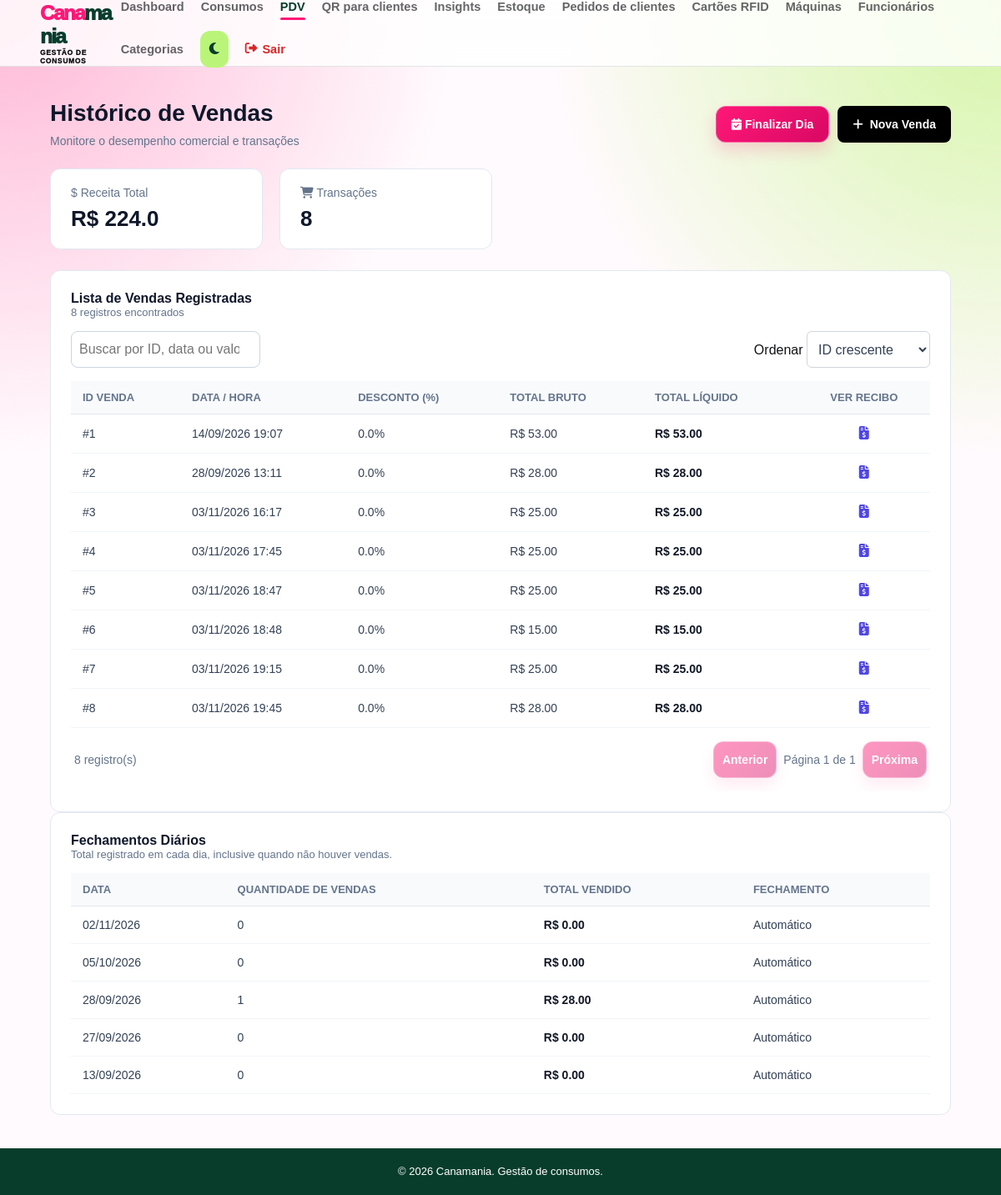
Before: /pdv/historico (signed in) with the older database file.
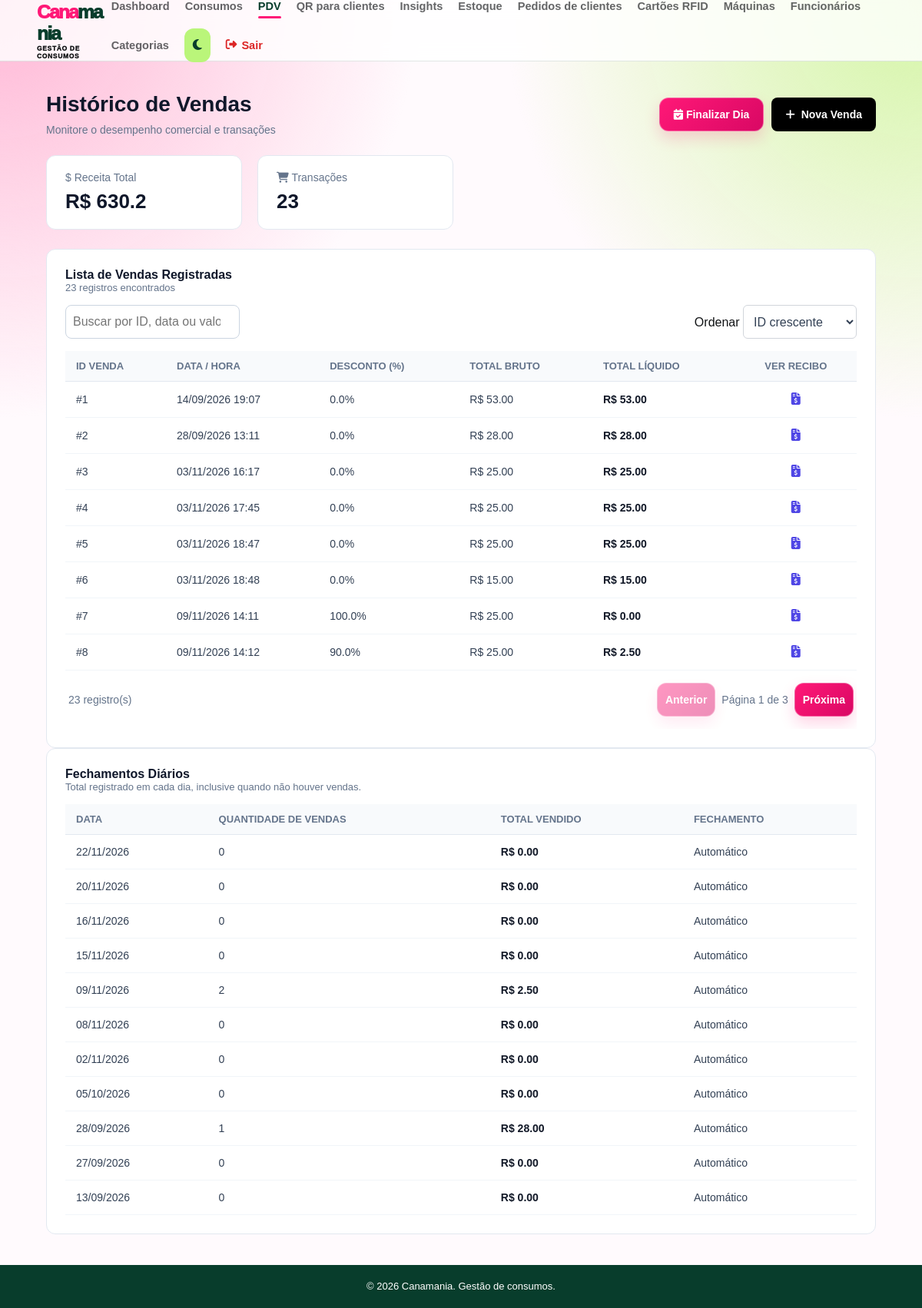
After: the same page with the newer database file.
### app/models/venda.py (models this page shows, shortened)
class Venda(Base):
    __tablename__ = "vendas"
    id         = Column(Integer, primary_key=True, index=True)
    cliente_id = Column(
        Integer,
        ForeignKey("clientes.id", ondelete="SET NULL"),
        nullable=True
    )
    usuario_id = Column(
        Integer,
        ForeignKey("usuarios.id", ondelete="SET NULL"),
        nullable=True
    )
    desconto_percentual = Column(Float, nullable=False, default=0.0)
    total_bruto  = Column(Float, nullable=False, default=0.0)
    total_liquido = Column(Float, nullable=False, default=0.0)
    observacao = Column(String(255), nullable=True)
    forma_pagamento = Column(String(30), nullable=True)
    valor_pagamento_1 = Column(Float, nullable=True)
    forma_pagamento_2 = Column(String(30), nullable=True)
    valor_pagamento_2 = Column(Float, nullable=True)
    criado_em = Column(DateTime, server_default=func.now())
    cliente = relationship("Cliente", back_populates="vendas")
    usuario = relationship("Usuario", backref="vendas")
    itens   = relationship(
        "ItemVenda",
        back_populates="venda",
        cascade="all, delete-orphan"  # deleta itens se a venda for deletada
    )

class FechamentoDiario(Base):
    __tablename__ = "fechamentos_diarios"
    id = Column(Integer, primary_key=True, index=True)
    data = Column(Date, nullable=False, unique=True, index=True)
    total_vendido = Column(Float, nullable=False, default=0.0)
    quantidade_vendas = Column(Integer, nullable=False, default=0)
    fechado_em = Column(DateTime, nullable=False, server_default=func.now())
    fechado_automaticamente = Column(Boolean, nullable=False, default=False)

### app/controllers/pdv_controller.py (the view)
@router.get("/historico")
def historico_vendas(
    request: Request,
    db: Session = Depends(get_db),
    usuario = Depends(get_usuario_logado)
):
    vendas = (
        db.query(Venda)
        .order_by(Venda.criado_em.desc())
        .limit(100)
        .all()
    )
    produtos = (
        db.query(Produto)
        .filter(Produto.ativo == True)
        .order_by(Produto.nome)
        .all()
    )
    fechamentos = (
        db.query(FechamentoDiario)
        .order_by(FechamentoDiario.data.desc())
        .limit(100)
        .all()
    )
    tamanhos = ordenar_tamanhos(db.query(Tamanho).filter(Tamanho.ativo == True).all())
    return templates.TemplateResponse(
        request,
        "pdv/historico.html",
        {
            "request": request,
            "usuario": usuario,
            "vendas": vendas,
            "produtos": produtos,
            "fechamentos": fechamentos,
            "tamanhos": tamanhos,
        }
    )

### app/templates/pdv/historico.html (shortened to what the changed rows need)
<!DOCTYPE html>
<html lang="pt-br">
<head>
    <link rel="stylesheet" href="{{ url_for('static', path='css/vendas.css') }}">
    <link rel="stylesheet" href="/static/css/listagem.css">
    <link rel="stylesheet" href="https://cdnjs.cloudflare.com/ajax/libs/font-awesome/6.5.2/css/all.min.css">
</head>
<body>
    {% include "partials/navbar.html" %}
    <div class="vendas-container-main">
        <div class="header-vendas">
            <div>
                <h1>Histórico de Vendas</h1>
            </div>
        </div>
        <div class="indicadores-grid">
            <div class="card-indicador">
                <div class="card-header-ind">
                    <span>$ Receita Total</span>
                </div>
                <h2>R$ {{ vendas | map(attribute='total_liquido') | sum | round(2) }}</h2>
            </div>
            <div class="card-indicador">
                <div class="card-header-ind">
                    <span><i class="fa-solid fa-cart-shopping"></i> Transações</span>
                </div>
                <h2>{{ vendas | length }}</h2>
            </div>
        </div>
        <div class="card-historico">
            <h3>Lista de Vendas Registradas</h3>
            <p class="sub-contador">{{ vendas | length }} registros encontrados</p>
            <div class="listagem-acoes"><input id="busca-vendas" class="listagem-ordem" type="search" placeholder="Buscar por ID, data ou valor"><label></label></div>
            <div class="tabela-container">
                <table class="tabela-vendas" data-listagem data-busca="#busca-vendas" data-ordem="#ordem-vendas" data-por-pagina="8">
                    <thead>
                        <tr>
                            <th>ID VENDA</th>
                            <th>DATA / HORA</th>
                            <th>DESCONTO (%)</th>
                            <th>TOTAL BRUTO</th>
                            <th>TOTAL LÍQUIDO</th>
                            <th style="text-align: center;">VER RECIBO</th>
                        </tr>
                    </thead>
                    <tbody id="corpo-historico-vendas">
                        {% for venda in vendas %}
                        <tr class="linha-venda-tabela" data-id="{{ venda.id }}">
                            <td>#{{ venda.id }}</td>
                            <td>{{ venda.criado_em.strftime('%d/%m/%Y %H:%M') }}</td>
                            <td>{{ venda.desconto_percentual }}%</td>
                            <td>R$ {{ "%.2f"|format(venda.total_bruto) }}</td>
                            <td style="font-weight: bold; color: #111827;">R$ {{ "%.2f"|format(venda.total_liquido) }}</td>
                            <td style="text-align: center;">
                                <a href="/pdv/venda/{{ venda.id }}" style="color: #4f46e5; font-size: 16px;">
                                    <i class="fa-solid fa-file-invoice-dollar"></i>
                                </a>
                            </td>
                        </tr>
                        {% endfor %}
                    </tbody>
                </table>
            </div>
        </div>
        <div class="card-historico">
            <div class="tabela-container">
                <table class="tabela-vendas">
                    <thead>
                        <tr>
                            <th>DATA</th>
                            <th>QUANTIDADE DE VENDAS</th>
                            <th>TOTAL VENDIDO</th>
                            <th>FECHAMENTO</th>
                        </tr>
                    </thead>
                    <tbody>
                        {% for fechamento in fechamentos %}
                        <tr>
                            <td>{{ fechamento.data.strftime('%d/%m/%Y') }}</td>
                            <td>{{ fechamento.quantidade_vendas }}</td>
                            <td style="font-weight: bold; color: #111827;">R$ {{ "%.2f"|format(fechamento.total_vendido) }}</td>
                            <td>{{ 'Automático' if fechamento.fechado_automaticamente else 'Manual' }}</td>
                        </tr>
                        {% else %}
                        <tr>
                            <td colspan="4" style="text-align: center; color: #94a3b8; padding: 30px;">Nenhum dia foi finalizado ainda.</td>
                        </tr>
                        {% endfor %}
                    </tbody>
                </table>
            </div>
        </div>
    </div>
</body>
</html>

Changed rows visible on the page:
changed Venda id 8: criado_em "03/11/2026 19:45" → "09/11/2026 14:12"; desconto_percentual "0.0" → "90.0"; total_bruto "28.00" → "25.00"; total_liquido "28.00" → "2.50"
changed Venda id 7: criado_em "03/11/2026 19:15" → "09/11/2026 14:11"; desconto_percentual "0.0" → "100.0"; total_liquido "25.00" → "0.00"
added FechamentoDiario: data "22/11/2026", quantidade_vendas "0", total_vendido "0.00", fechado_automaticamente "Automático"
added FechamentoDiario: data "20/11/2026", quantidade_vendas "0", total_vendido "0.00", fechado_automaticamente "Automático"
added FechamentoDiario: data "16/11/2026", quantidade_vendas "0", total_vendido "0.00", fechado_automaticamente "Automático"
added FechamentoDiario: data "15/11/2026", quantidade_vendas "0", total_vendido "0.00", fechado_automaticamente "Automático"
added FechamentoDiario: data "09/11/2026", quantidade_vendas "2", total_vendido "2.50", fechado_automaticamente "Automático"
added FechamentoDiario: data "08/11/2026", quantidade_vendas "0", total_vendido "0.00", fechado_automaticamente "Automático"
Other visible differences:
{{ vendas | map(attribute='total_liquido') | sum | round(2) }}: "224.0" → "630.2"
{{ vendas | length }}: "8" → "23"
text written by a page script: "8 registro(s) Anterior Página 1 de 1 Próxima" → "23 registro(s) Anterior Página 1 de 3 Próxima"
